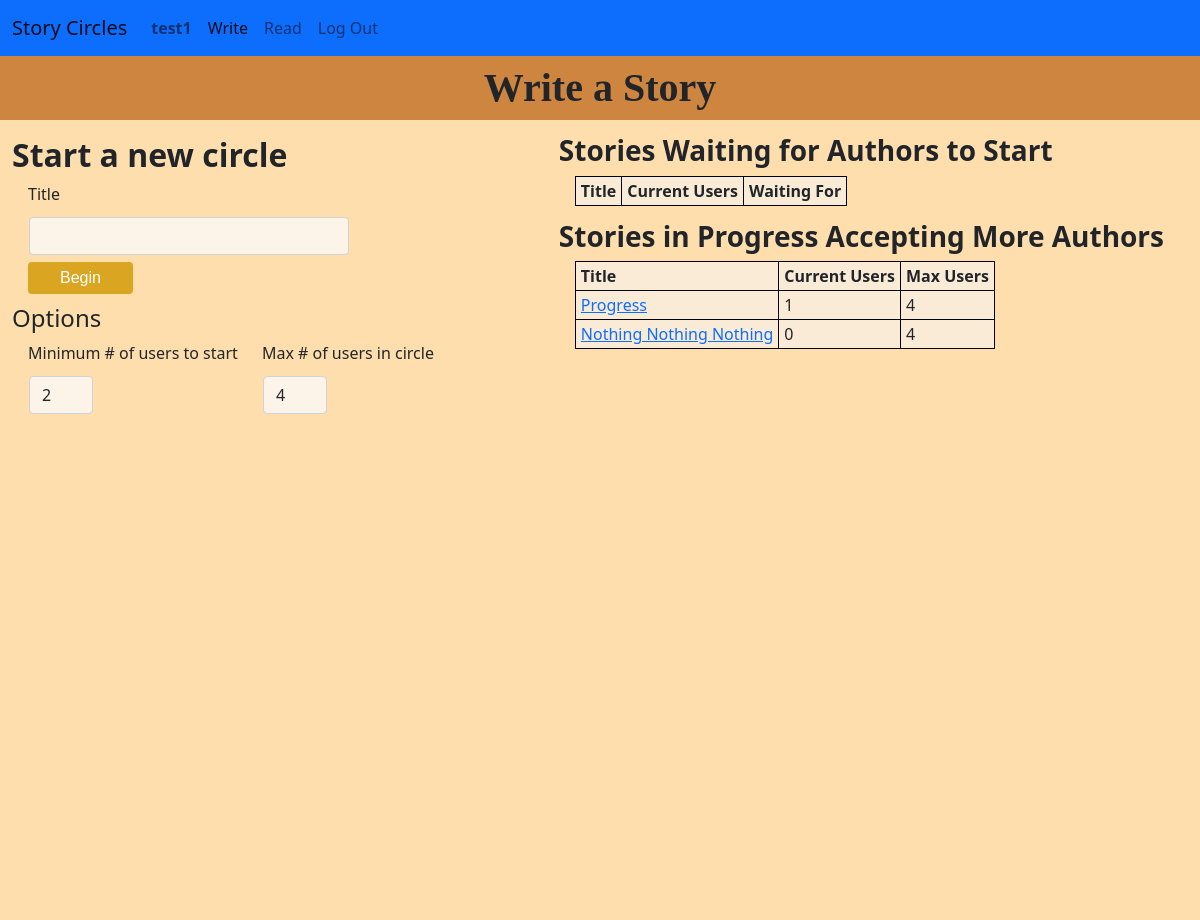
The page /circle/ (signed in) on the database as committed earlier.
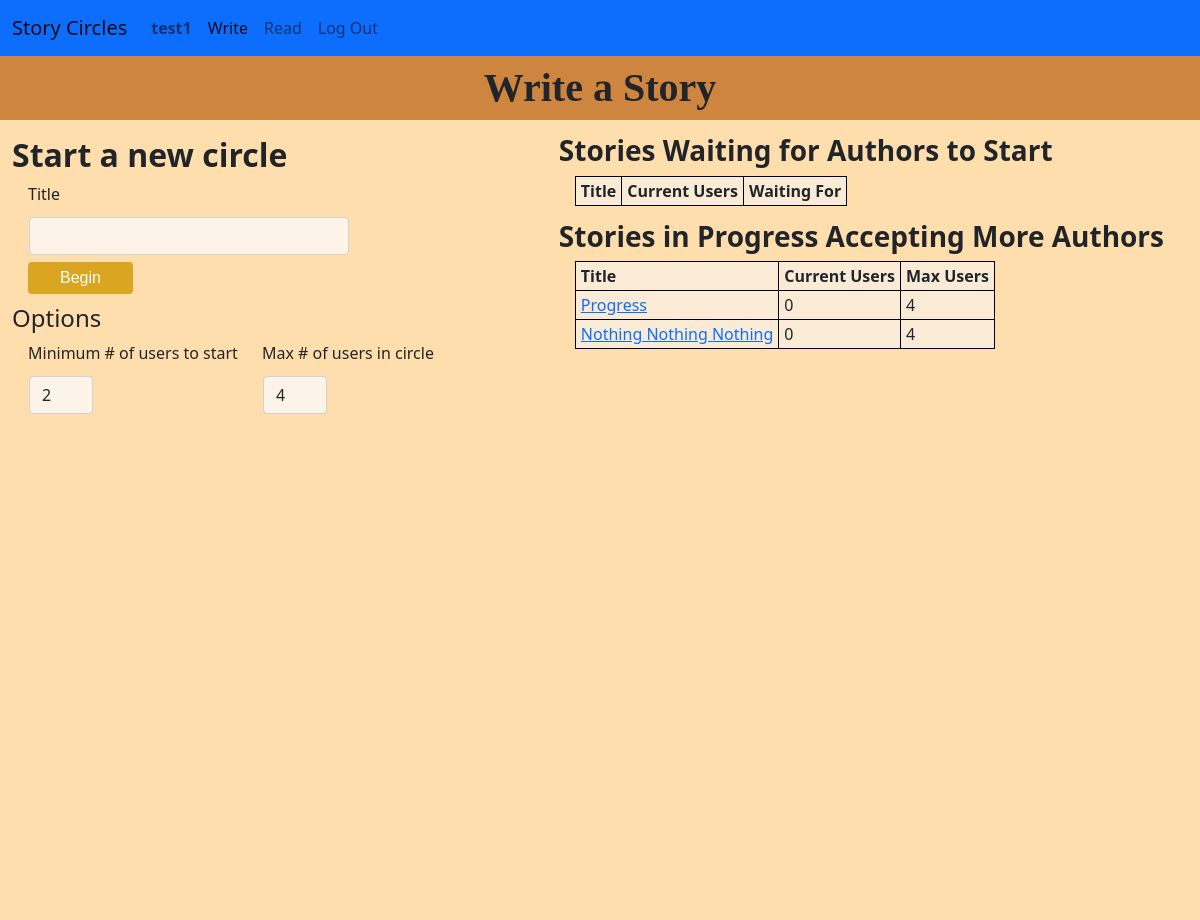
The same page on the database as committed later.
### circle/models.py (models this page shows, shortened)
class User(AbstractUser):
    user_since = models.DateTimeField(blank=False, auto_now_add=True)
    liked_stories = models.ManyToManyField(
        "Story",
        related_name="liked_by",
        blank=True,
    )
    def get_absolute_url(self):
        return reverse('user', args=[self.pk])

class Circle(models.Model):
    creation_time = models.DateTimeField(auto_now_add=True)
    threshold_user_ct = models.IntegerField() #This is the number of users that must be connected to start the story
    max_user_ct = models.IntegerField()
    user_ct = models.IntegerField(default=0)
    turn_order = models.JSONField(default=list)
    class Proposal(models.TextChoices):
        END_STORY = 'ES', _('End Story')
        NEW_PARAGRAPH = 'NP', _('New Paragraph')
    active_proposal = models.CharField(
        max_length=2,
        choices=Proposal.choices,
        blank=True,
        null=True,
    )
    proposing_user = models.ForeignKey('User',
                                        null=True, on_delete=models.SET_NULL,
                                        related_name='ending_proposed')
    approved_proposal = models.ManyToManyField(
        User,
        blank=True
    )
    story = models.OneToOneField(
        'Story',
        blank=True,
        on_delete=models.CASCADE,
    )
    objects = CircleManager()
    open_circles = OpenCircleManager()
    waiting_circles = WaitingCircleManager()

class Story(models.Model):
    title = models.TextField(unique=True)
    authors = models.ManyToManyField(
        User,
        related_name="stories",
        blank=True
    )
    text = models.TextField()
    start_time = models.DateTimeField(blank=True, null=True)
    finish_time = models.DateTimeField(blank=True, null=True)
    finished = models.BooleanField(default=False)
    def get_absolute_url(self):
        if self.finished:
            return reverse('finished_story', args = [self.pk])
        else:
            return reverse('circle', args = [self.circle.pk])
    """ Return the text as html with "\n\n" converted to paragraph breaks """

### circle/views.py (the view)
# urls.py: path('', views.index, name='index'),
@login_required
def index(request):
    return render(request, 'circle/index.html', {
        "open_circles": Circle.open_circles.all(),
        "waiting_circles": Circle.waiting_circles.order_by('creation_time')
    })

### circle/models.py (called while the page is built)
    def get_queryset(self):
        return super().get_queryset().filter(user_ct__lt=F('max_user_ct'), story__start_time__isnull=False)

    def get_queryset(self):
        return super().get_queryset().filter(story__start_time__isnull=True)

### circle/templates/circle/index.html (shortened to what this page needs)
{% extends "circle/layout.html" %}
{% load static %}
{% block fullwidth %}
    <h1 class="page-title">
        Write a Story
    </h1>
{% endblock %}
{% block body %}
<div id="content-row" class="row w-100 justify-content-around">
    <div class="col-lg">
        <h2>Start a new circle</h2>
        <div class="input-div"><form>
            <label for="title-input" class="form-label">Title</label>
            <input id="title-input" class="form-control" type="text" size="20">
            <button id="title-submit" type="submit">Begin</button><br>
        </form></div>
        <h4>Options</h4>
        <div class="input-div">
            <form class="row justify-content-start">
                <div class="col-auto">
                    <label for="threshold-user-ct" class="form-label">Minimum # of users to start</label>
                    <input id="threshold-user-ct-input" class="form-control" type="number" name="threshold-user-ct" min="2" max="100" value="2">
                </div>
                <div class="col-auto">
                    <label for="max-user-ct" class="form-label">Max # of users in circle</label>
                    <input id="max-user-ct-input" class="form-control" type="number" name="max-user-ct" min ="2" max="100" value="4">
                </div>
            </form>
        </div>
    </div>
    <div class="col-lg-auto">
        <h3>Stories Waiting for Authors to Start</h3>
        <table>
            <tr>
                <th>Title</th>
                <th>Current Users</th>
                <th>Waiting For</th>
            </tr>
        </table>
        <h3>Stories in Progress Accepting More Authors</h3>
        <table>
            <tr>
                <th>Title</th>
                <th>Current Users</th>
                <th>Max Users</th>
            </tr>
            {% for circle in open_circles %}
            <tr>
                <td><a href="{{ circle.story.get_absolute_url }}">{{ circle.story.title }}</a></td>
                <td>{{ circle.user_ct }}</td>
                <td>{{ circle.max_user_ct }}</td>
            </tr>
            {% endfor %}
        </table>
    </div>
</div>
{% endblock %}

### circle/templates/circle/layout.html (shortened to what this page needs)
{% load static %}
<!DOCTYPE html>
<html lang="en">
    <head>
        <link href="https://cdn.jsdelivr.net/npm/bootstrap@5.0.0-beta1/dist/css/bootstrap.min.css" rel="stylesheet">
        <link href="{% static 'circle/styles.css' %}" rel="stylesheet">
    </head>
    <body>
        <nav class="navbar navbar-expand-md navbar-light bg-primary">
            <div class="container-fluid">
                <a class="navbar-brand" href="{% url 'index' %}">Story Circles</a>
                <div class="collapse navbar-collapse" id="navbarToggle">
                    <ul class="navbar-nav me-auto">
                        {% if user.is_authenticated %}
                        <li class="nav-item">
                            <a class="nav-link" id="current-user-nav" href="{{ user.get_absolute_url }}"><strong>{{ user.username }}</strong></a>
                        </li>
                        <li class="nav-item">
                            <a class="nav-link" id="write-nav" href="{% url 'index' %}">Write</a>
                        </li>
                        <li class="nav-item">
                            <a class="nav-link" id="read-nav" href="{% url 'finished_stories' %}">Read</a>
                        </li>
                        <li class="nav-item">
                            <a class="nav-link" href="{% url 'logout' %}">Log Out</a>
                        </li>
                        {% endif %}
                    </ul>
                </div>
            </div>
        </nav>
            {% block fullwidth %}
            {% endblock %}
            <div id="content-container" class="content-container container-xxl h-100">
                {% block body %}
                {% endblock %}
            </div>
    </body>
</html>

### circle/static/circle/styles.css (style rules this page uses)
html, body { height: 100%; }
body { background-color: BurlyWood; }
#content-container { background-color: NavajoWhite; }
h1 { margin-top: 0.5rem; text-align: center; font-weight: bold; font-family: "Times New Roman", serif; }
.page-title { background-color: Peru; margin: 0; padding: 0.5rem; }
h2, h3 { margin-top: 0.5em; font-weight: bold; }
h4 { margin-top: 0.25em; }
input { box-sizing: border-box; margin: 3px 1px; }
input[type=text], input[type=password], input[type=email] { width: 20em; }
.form-control, .form-control:focus { background-color: #fcf4e8; }
input[type=number] { width: 4em; }
button { display: inline-block; border-radius: 0.25rem; border: none; padding: 0.25rem 2rem; margin: 0.25rem 0; text-decoration: none; background: Goldenrod; color: #ffffff; font-family: sans-serif; font-size: 1rem; cursor: pointer; text-align: center; transition: background 250ms ease-in-out, transform 150ms ease; -webkit-appearance: none; -moz-appearance: none; }
.input-div { margin-left: 1rem; }
table { background-color: AntiqueWhite; border-collapse: collapse; margin-left: 1rem; }
table, th, td { border: 1px solid black; padding: 2px 5px; }

Rows that differ between the two databases and show on the page:
changed Circle "Progress": user_ct "1" → "0"
